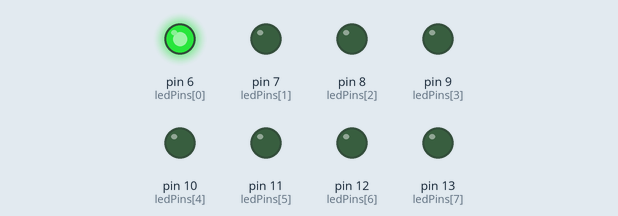
A sketch run on a simulated Arduino Uno, built with avr-gcc and run on an emulated ATmega328P. On the bench: output pins drawn as LEDs (lit = HIGH).

Above: at 0.2 s.
At 4.5 s:
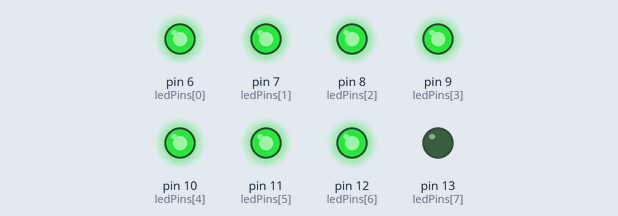
At 5.5 s:
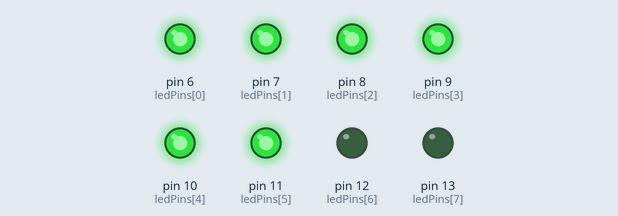
At 6.5 s:
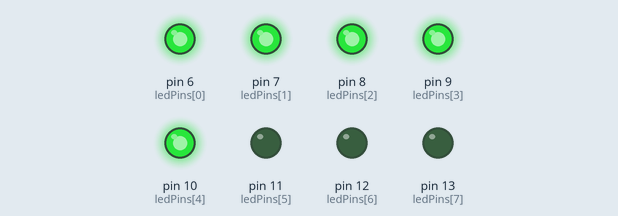
At 8.5 s:
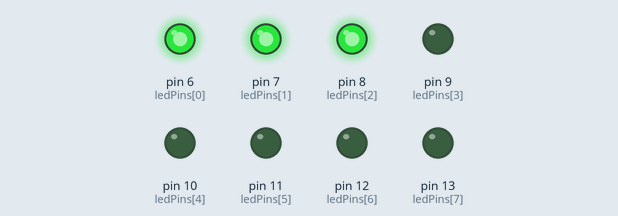
At 11.5 s:
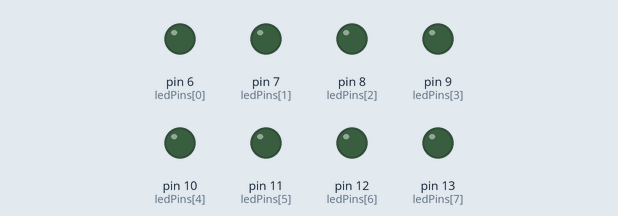
Timing chart, 0 to 15.6 s (numbered marks = the images above):
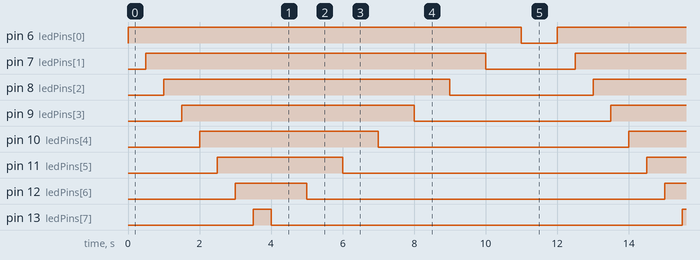

The sketch:

sketch.ino
```cpp
const int num_out = 8;
const int delay_up = 500;
const int delay_down = 1000;

int ledPins[] = {
  6, 7, 8, 9, 10, 11, 12, 13
};

void setup() {
  for(int i = 0; i < num_out; ++i){
    pinMode(ledPins[i], OUTPUT);
  }

}

void loop() {
  for(int i = 0; i < num_out; ++i){
    digitalWrite(ledPins[i], HIGH);
    delay(delay_up);
  }

  for(int i = num_out - 1; i >= 0; --i){
    digitalWrite(ledPins[i], LOW);
    delay(delay_down);
  }
}
```

Measured:
- by itself, pin 6 (ledPins[0]): alternates HIGH for 11.0 s and LOW for 1.0 s
- by itself, pin 7 (ledPins[1]): alternates HIGH for 9.5 s and LOW for 2.5 s
- by itself, pin 8 (ledPins[2]): alternates HIGH for 8.0 s and LOW for 4.0 s
- by itself, pin 9 (ledPins[3]): alternates HIGH for 6.5 s and LOW for 5.5 s
- by itself, pin 10 (ledPins[4]): alternates HIGH for 5.0 s and LOW for 7.0 s
- by itself, pin 11 (ledPins[5]): alternates HIGH for 3.5 s and LOW for 8.5 s
- by itself, pin 12 (ledPins[6]): alternates HIGH for 2.0 s and LOW for 10.0 s
- by itself, pin 13 (ledPins[7]): alternates HIGH for 0.50 s and LOW for 11.5 s
